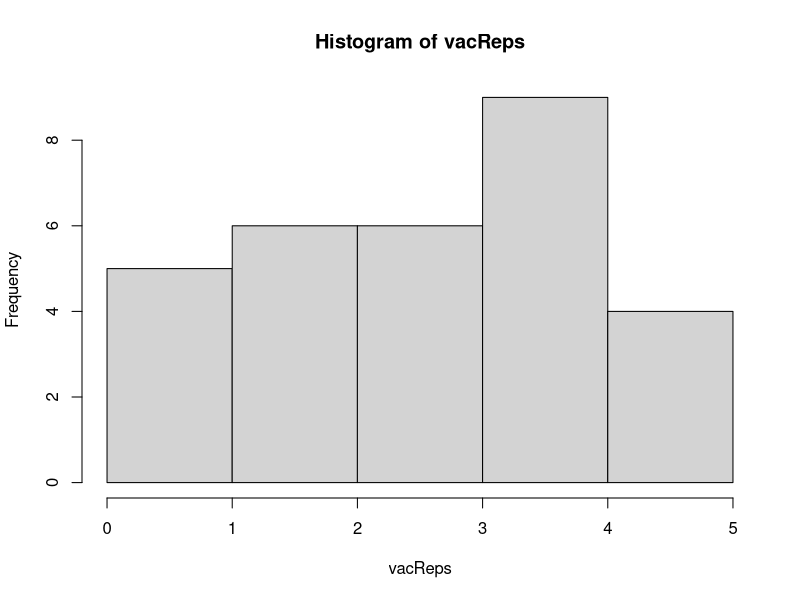
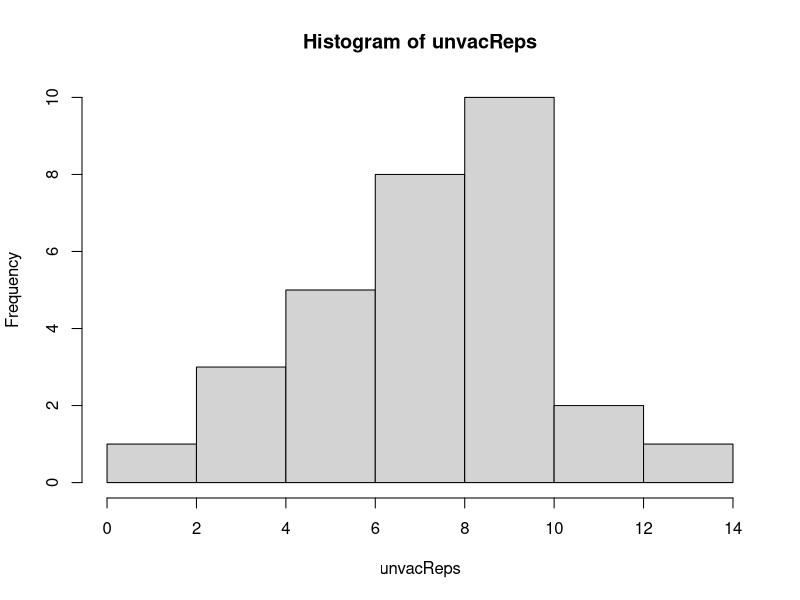
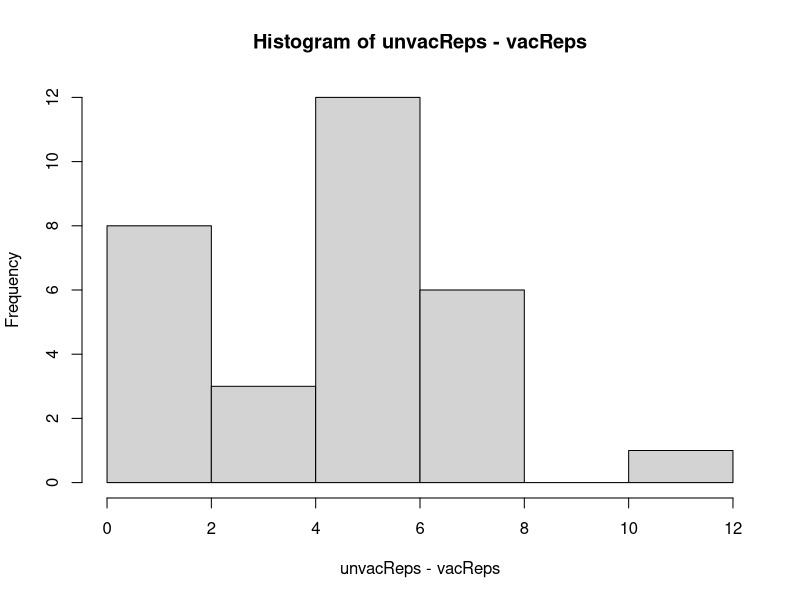
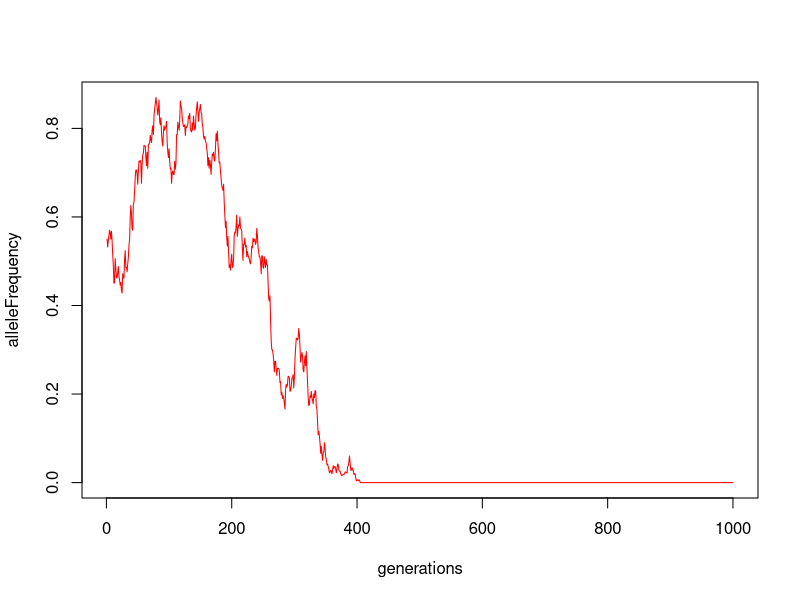
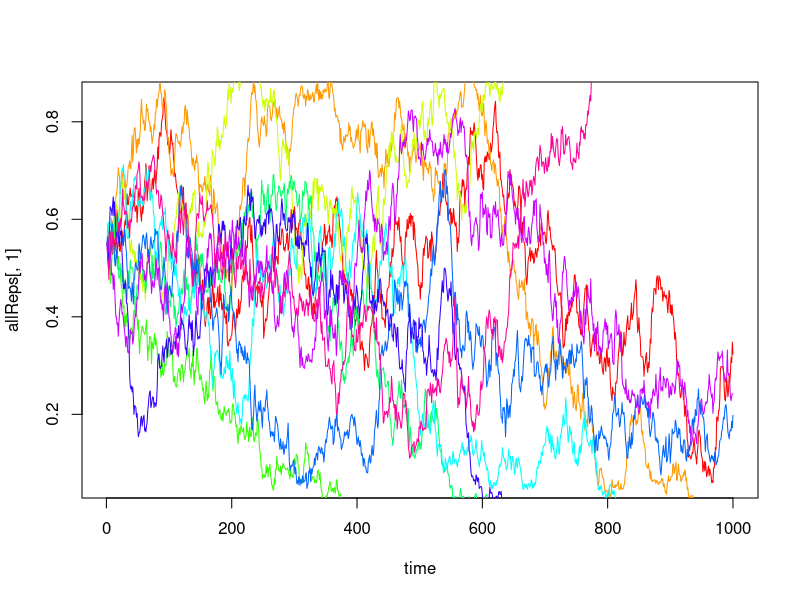
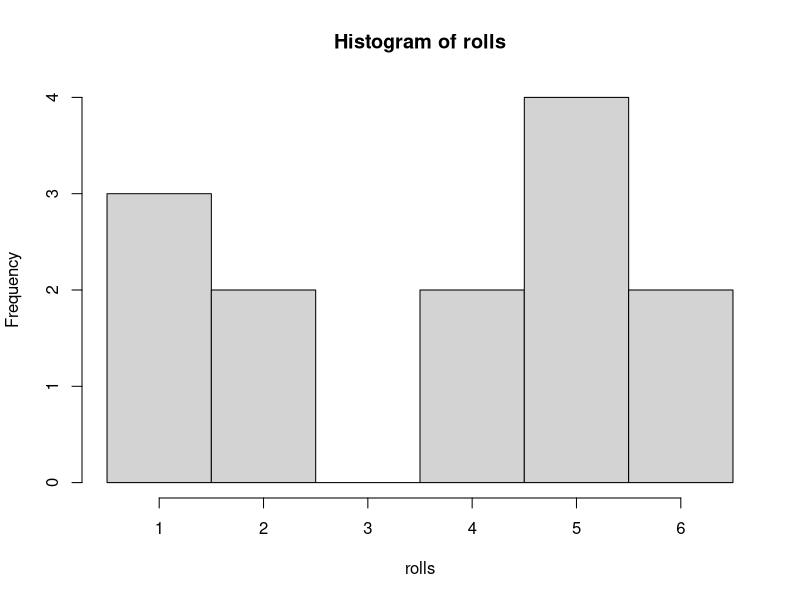
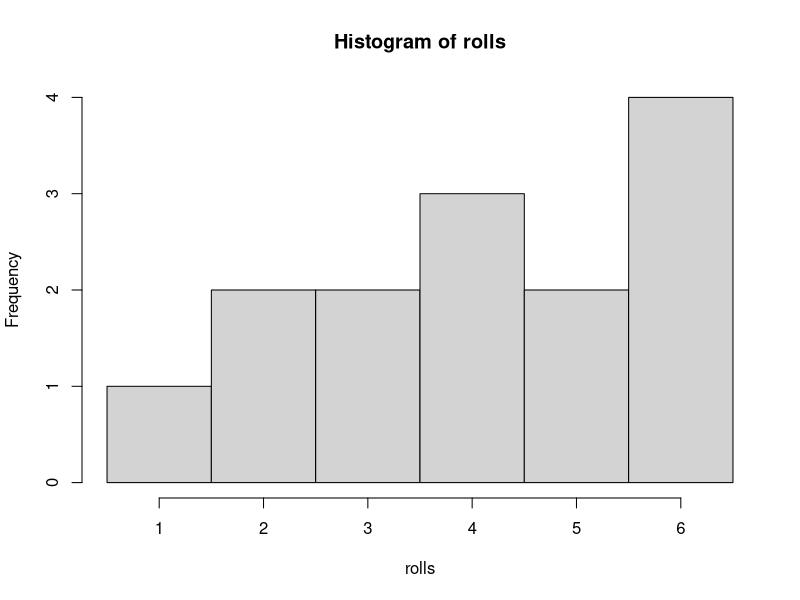

The R source for these figures, in order:
# Lab 11, Computational Biology
# Suggested code (by Sam)

# For the following three problems, suppose that the probability of getting the 
# flu is 40% if you do NOT get the flu vaccine, and 15% if you do get the vaccine.

vacProb <- 0.15
unvacProb <- 0.4

# Exercise A2: simulate the number of people who get the flu in a sample of 20 vaccinated people.
vacGotFlu <- rbinom(n = 1, size = 20, prob = vacProb)

# Exercise A3: simulate the number of people who get the flu in a sample of 20 unvaccinated people.
unvacGotFlu <- rbinom(n = 1, size = 20, prob = unvacProb)

# Exercise A4: create 30 replicates of the scenario described above in A2, 30 replicates of A3, 
# and make frequency histograms of the outcomes of each.
reps <- 30
vacReps <- rbinom(n = reps, size = 20, prob = vacProb)
unvacReps <- rbinom(n = reps, size = 20, prob = unvacProb)
hist(vacReps)
hist(unvacReps)
hist(unvacReps - vacReps) # compare how often unvac might be less than vac

# A model of genetic drift
popSize <- 500 # number of individuals in each generation
initFreq <- 0.55 # initial frequency of "a" allele
# Exercise A5: one generation:
nextFreq <- rbinom(n = 1, size = popSize, prob = initFreq)/popSize
print(nextFreq)
# Exercise A6: 1000 generations
gens <- 1000 # total time to iterate
alleleFrequency <- rep(initFreq, gens) # preallocate vector for storage
for ( i in 2:gens ) {
  oldFreq <- alleleFrequency[(i-1)]
  alleleFrequency[i] <- rbinom(n = 1, size = popSize, prob = oldFreq)/popSize
}
# Exercise A7: Make a plot of the results
generations <- 1:1000
plot(generations, alleleFrequency, type = "l", col = "red")
# Exercise A8: Replicates and more
# use a function for the basic mechanics:
driftModel <- function(gens = 1000, initFreq = 0.55) {
  alleleFrequency <- rep(initFreq, gens) # preallocate vector for storage
  for ( i in 2:gens ) {
    oldFreq <- alleleFrequency[(i-1)]
    alleleFrequency[i] <- rbinom(n = 1, size = popSize, prob = oldFreq)/popSize
  }
  return(alleleFrequency)
}
# another function for creating replicates
repDriftModel <- function(gens = 1000, initFreq = 0.55, nReps = 100) {
  # let each column be a replicate
  # let each row be a time step
  allReps <- matrix(data = NA, nrow = gens, ncol = nReps)
  for ( i in 1:nReps ) {
    allReps[,i] <- driftModel(gens = gens, initFreq = initFreq)
  }
  return(allReps)
}
# (i) plot 10 reps
gens <- 1000
nReps <- 100
initFreq <- 0.55
allReps <- repDriftModel(gens = gens, initFreq = initFreq, nReps = nReps)
myColors <- rainbow(10) # random colors for lines
time <- 1:gens
plot(time, allReps[,1], type = "l", col = myColors[1]) # first line
for ( i in 2:10 ) {
  lines(time, allReps[,i], col = myColors[i])
}
# (ii) Number with allele a fixed:
num.a.fixed <- sum(allReps[gens,] == 1)
print(num.a.fixed)
# (iii) Number with allele b fixed:
num.b.fixed <- sum(allReps[gens,] == 0)
print(num.b.fixed)
# (iv) Number with no fixation: 
num.no.fix <- sum(allReps[gens,] > 0 & allReps[gens,] < 1)
print(num.no.fix)
# Check sum: 
if ( num.a.fixed + num.b.fixed + num.no.fix != nReps ) {
  print("Numbers don't add up!")
} else {
  print("All reps accounted for")
}


####################

# B1: Random dessert order:
kids <- c("Blair", "Frankie", "Kim", "Morgan")
sample(kids)

# B2: 13 rolls of a fair 6-sided die
die <- 1:6
rolls <- sample(x = die, size = 13, replace = T)
hist(rolls, breaks = seq(0.5,6.5, 1))

# B3: biased die
rolls <- sample(x = die, size = 14, replace = T, prob = c(rep(1/7, 5), 2/7) )
hist(rolls, breaks = seq(0.5,6.5, 1))

# B4: randomly re-arrange the rows of a matrix
reorderRows <- function( myMat ) {
  nr <- nrow(myMat)
  newOrder <- sample(1:nr)
  return(myMat[newOrder,])
}
testMat <- as.matrix(read.csv("testMatrix.csv"))
reorderRows( testMat )
